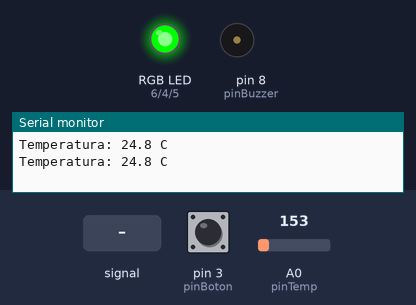
Recording of a sketch running on a simulated Arduino Uno, built with avr-gcc and run on an emulated ATmega328P. Shown: an RGB LED mixed from three pins (HIGH = lit), buzzer (waves = sounding), the last lines printed to the serial monitor. Dashed ring = blinking. The inputs (shaded band) are chosen by the test bench; at power-on: A0 (pinTemp) = 153, pin 3 (pinBoton) HIGH.

Above: at 1.2 s.
1.3 s: A0 (pinTemp) fed a 200 Hz sine of ±81 counts around its level
4.3 s: A0 (pinTemp) set to 165
5.8 s: A0 (pinTemp) set to 173
At 6.05 s:
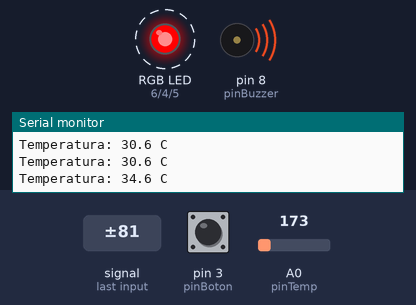
8.8 s: pin 3 (pinBoton) pulled LOW for 0.15 s
At 9.1 s:
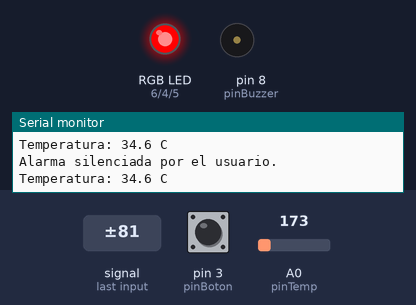
10.4 s: A0 (pinTemp) set to 133
At 10.9 s:
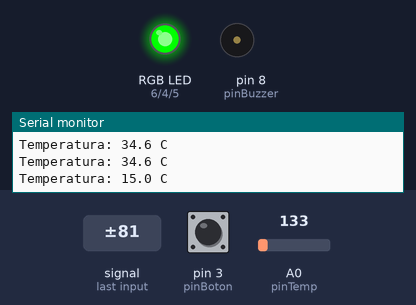
Timing chart, 0 to 12.9 s (numbered marks = the images above; inputs shaded):
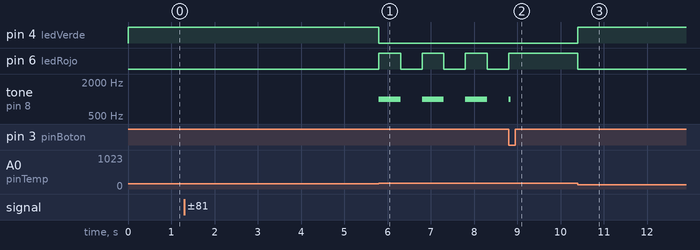

The sketch:

monitoreo_termico.ino
```cpp
//Descripción: El código final y optimizado. Se elimina el bloqueante delay(), se implementan temporizadores con millis(), se agrega el sistema antirrebote por software para el botón, y se divide la lógica en funciones especializadas para mantener el loop() limpio.

// --- 1. Definición de pines ---
const int pinTemp   = A0;
const int pinBoton  = 3;
const int pinBuzzer = 8;
const int ledRojo   = 6;
const int ledAzul  = 5;
const int ledVerde   = 4;

// --- 2. Variables del sistema ---
float limiteTemperatura = 31.0;
float temperaturaC = 0.0; // Variable global para la temperatura
bool alarmaSilenciada = false;

// Anti-rebote del botón
bool estadoAnteriorBoton = HIGH;
bool estadoEstableBoton  = HIGH;
unsigned long tiempoUltimoRebote = 0;
const unsigned long DEBOUNCE_MS = 50;

// Temporizador para parpadeo asíncrono
unsigned long tiempoAnteriorParpadeo = 0;
bool estadoParpadeo = false;

// --- 3. Declaración de funciones ---
void setColor(int rojo, int verde, int azul);
void leerTemperatura();
void verificarBoton();
void controlarAlarma();

void setup() {
  Serial.begin(9600);
  pinMode(pinBoton, INPUT_PULLUP);
  pinMode(pinBuzzer, OUTPUT);
  pinMode(ledRojo, OUTPUT);
  pinMode(ledVerde, OUTPUT);
  pinMode(ledAzul, OUTPUT);
  noTone(pinBuzzer);

  // En Cátodo Común, enviar LOW a todos apaga el LED
  setColor(LOW, LOW, LOW);
}

// Loop principal limpio, delegando tareas a funciones específicas
void loop() {
  leerTemperatura();
  verificarBoton();
  controlarAlarma();
}

// --- 4. Implementación de funciones ---

// Función: Lee el sensor analógico y documenta la conversión ADC
void leerTemperatura() {
  int lectura = analogRead(pinTemp);

  // Conversión de ADC a Magnitud Física:
  // 1. El ADC de 10 bits va de 0 a 1023. Multiplicar por (5.0/1023.0) nos da el voltaje real.
  float voltaje = lectura * (5.0 / 1023.0);
  // 2. El TMP36 tiene un offset de 0.5V a 0°C y una resolución de 10mV (0.01V) por grado Celsius.
  temperaturaC = (voltaje - 0.5) * 100.0;

  // Imprimir cada 500ms para no saturar el monitor serial usando millis()
  static unsigned long ultimoPrint = 0;
  if (millis() - ultimoPrint > 500) {
    Serial.print("Temperatura: ");
    Serial.print(temperaturaC, 1);
    Serial.println(" C");
    ultimoPrint = millis();
  }
}

// Función: Controla el antirrebote del pulsador
void verificarBoton() {
  bool lecturaBruta = digitalRead(pinBoton);

  // Reinicia temporizador si hay ruido o cambio
  if (lecturaBruta != estadoAnteriorBoton) {
    tiempoUltimoRebote = millis();
  }

  // Verifica si el estado lleva suficiente tiempo estable
  if ((millis() - tiempoUltimoRebote) > DEBOUNCE_MS) {
    if (lecturaBruta == LOW && estadoEstableBoton == HIGH) { // Flanco de bajada (botón presionado)
      if (temperaturaC >= limiteTemperatura) {
        alarmaSilenciada = true;
        Serial.println("Alarma silenciada por el usuario.");
      }
    }
    estadoEstableBoton = lecturaBruta;
  }
  estadoAnteriorBoton = lecturaBruta;
}

// Función: Lógica de actuadores según el umbral
void controlarAlarma() {
  if (temperaturaC >= limiteTemperatura) {
    if (!alarmaSilenciada) {
      // Parpadeo usando millis() para no usar delay() y trabar el botón
      if (millis() - tiempoAnteriorParpadeo >= 500) {
        tiempoAnteriorParpadeo = millis();
        estadoParpadeo = !estadoParpadeo; // Alterna el estado

        if (estadoParpadeo) {
          tone(pinBuzzer, 1000);
          setColor(HIGH, LOW, LOW);   // Rojo
        } else {
          noTone(pinBuzzer);
          // Apagar LED en Cátodo Común
          setColor(LOW, LOW, LOW);
        }
      }
    } else {
      // Alarma silenciada
      noTone(pinBuzzer);
      setColor(HIGH, LOW, LOW);     // Rojo fijo
    }
  } else {
    // Sistema en estado normal
    setColor(LOW, HIGH, LOW);       // Verde
    noTone(pinBuzzer);
    alarmaSilenciada = false;       // Rearma la alarma automáticamente
  }
}

// Función: Establece el color del LED RGB (Cátodo Común)
// Se eliminaron las exclamaciones (!). La lógica ahora es directa.
void setColor(int rojo, int verde, int azul) {
  digitalWrite(ledRojo,  rojo);
  digitalWrite(ledVerde, verde);
  digitalWrite(ledAzul,  azul);
}
```

Measured:
- the behaviour switches between 165 and 166 on A0 (pinTemp) (found by bisection; images 0 and 1)
- after the input at 5.8 s, pin 4 (ledVerde): HIGH → LOW at once; pin 6 (ledRojo): alternates HIGH for 0.50 s and LOW for 0.50 s, starting at once; tone on pin 8 (pinBuzzer): alternates 1000 Hz for 0.50 s and silent for 0.50 s, starting at once
- after the input at 8.8 s, pin 6 (ledRojo): stays HIGH (without the input it goes to LOW after 0.50 s)
- after the input at 10.4 s, pin 4 (ledVerde): LOW → HIGH at once; pin 6 (ledRojo): HIGH → LOW at once
